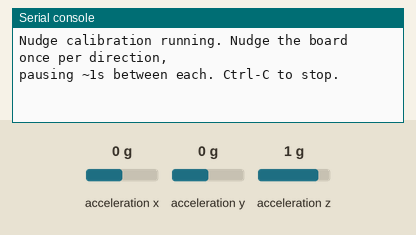
The program below on a simulated ESP32 board running MicroPython. Shown: the last lines printed to the serial console. The test bench sets the inputs (shaded band); at power-on: acceleration x 0 g, acceleration y 0 g, acceleration z 1 g.

Above: at 1.2 s.
1.3 s: acceleration x set to -1.4 g
At 2.4 s:
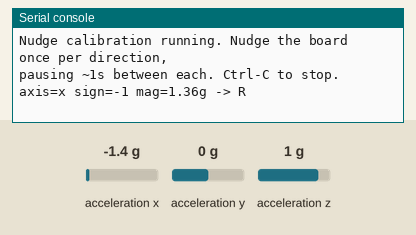
2.8 s: acceleration y set to -1.4 g
At 3.6 s:
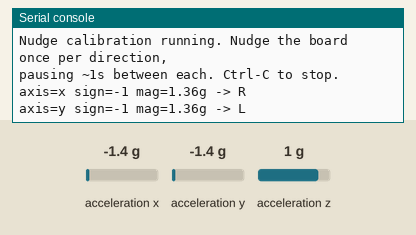
4.3 s: acceleration z set to -1.4 g
At 4.7 s:
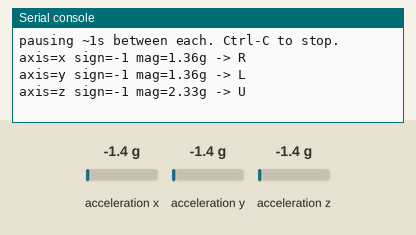
5.8 s: acceleration x set to -0.8 g
At 7.0 s:
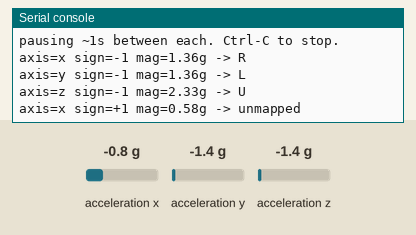
7.3 s: acceleration y set to -0.8 g
At 8.2 s:
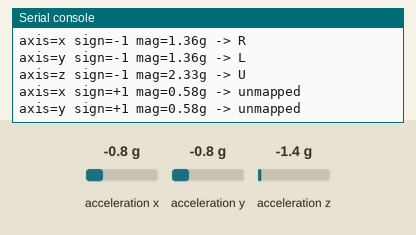
8.8 s: acceleration z set to -0.8 g
At 9.3 s:
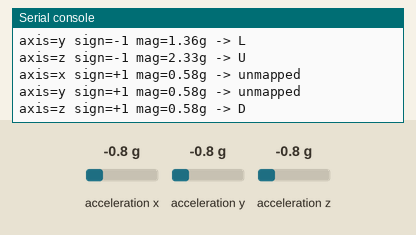

The program:

nudge_calibrate.py
```python
"""Standalone calibration aid for nudge.py -- prints which accelerometer
axis/sign fires for each physical nudge, live, with no display/animation
running. Same purpose as examples/corner_calibration/ for the panel's
mirror/color-order: verify a hardware-orientation assumption empirically
before trusting it, rather than guessing (see nudge.py's docstring for why
this is needed here -- a first attempt at capturing all four directions in
one continuous window gave an inconsistent axis/sign per direction).

Usage:
    mpremote connect <port> fs cp micropython/nudge_calibrate.py :
    mpremote connect <port> exec "exec(open('nudge_calibrate.py').read())"

Then nudge the board once in each direction you care about (Left, Right,
Up, Down), pausing ~1s between each so the events don't blur together.
For every nudge that clears the threshold, this prints the dominant axis,
its sign, and the magnitude in g, plus the direction nudge.py's current
table would map it to (or "unmapped" if that axis/sign isn't in the table
yet). Fill in / correct AXIS_SIGN_TO_DIRECTION at the top of nudge.py from
this output. Ctrl-C to stop.
"""

import qmi8658
import nudge

imu = qmi8658.QMI8658()
detector = nudge.NudgeDetector(imu)

print("Nudge calibration running. Nudge the board once per direction,")
print("pausing ~1s between each. Ctrl-C to stop.")

while True:
    raw = detector.poll_raw()
    if raw is not None:
        axis, sign, mag = raw
        mapped = detector.axis_sign_to_direction.get((axis, sign), "unmapped")
        print("axis=%s sign=%+d mag=%.2fg -> %s" % (axis, sign, mag, mapped))
```

qmi8658.py
```python
"""Minimal MicroPython driver for the QMI8658 6-axis IMU (accelerometer +
gyroscope) on the Waveshare ESP32-S3-LCD-1.3 (CLAUDE.md section 2: SDA=47,
SCL=48). Only the accelerometer is enabled/read -- nudge.py's gesture
detector only needs linear acceleration, not gyro rate.

Register map and init sequence verified live on this exact board via
mpremote: i2c.scan() finds the sensor at 0x6B, WHO_AM_I (register 0x00)
reads back 0x05 as expected. Addresses/bit layout otherwise match the
open-source CircuitPython_QMI8658C driver
(github.com/tkomde/CircuitPython_QMI8658C) -- ported rather than re-derived
from the datasheet from scratch, then cross-checked against the live
WHO_AM_I read and a live accelerometer sanity read (~1g total magnitude at
rest) before trusting it, same "verify on real hardware" methodology as
CLAUDE.md section 2's display mirror/color-order correction.

Gotcha: MicroPython's int.from_bytes() has no `signed` parameter -- unlike
CPython, it silently ignores a third positional/keyword argument and always
returns an unsigned value. Passing raw unsigned words through the +/-4g
scale factor reads as ~11g at rest if this is missed; _signed16() below
does the two's complement conversion by hand instead.
"""

from machine import I2C, Pin

_WHO_AM_I = 0x00
_CTRL1 = 0x02
_CTRL2 = 0x03
_CTRL7 = 0x08
_ACCEL_OUT = 0x35

_EXPECTED_WHO_AM_I = 0x05

# CTRL2 = accel range in bits [6:4] | ODR in bits [3:0] (CircuitPython_QMI8658C
# convention, confirmed by reading CTRL2 back after the write on-device).
_RANGE_4G = 1
_RANGE_4G_SCALE = 8192.0  # LSB/g at +/-4g full scale
_ODR_250HZ = 5

DEFAULT_ADDR = 0x6B
DEFAULT_SDA = 47
DEFAULT_SCL = 48


class QMI8658:
    def __init__(self, i2c=None, addr=DEFAULT_ADDR, sda=DEFAULT_SDA, scl=DEFAULT_SCL, freq=400_000):
        self.i2c = i2c if i2c is not None else I2C(0, scl=Pin(scl), sda=Pin(sda), freq=freq)
        self.addr = addr

        who = self.i2c.readfrom_mem(self.addr, _WHO_AM_I, 1)[0]
        if who != _EXPECTED_WHO_AM_I:
            raise OSError(
                "QMI8658 WHO_AM_I mismatch: got 0x%02x, expected 0x%02x" % (who, _EXPECTED_WHO_AM_I)
            )

        self.i2c.writeto_mem(self.addr, _CTRL1, bytes([0x60]))
        self.i2c.writeto_mem(self.addr, _CTRL2, bytes([(_RANGE_4G << 4) | _ODR_250HZ]))
        self.i2c.writeto_mem(self.addr, _CTRL7, bytes([0x01]))  # accel enable, gyro left off

    @staticmethod
    def _signed16(v):
        return v - 65536 if v >= 32768 else v

    def read_accel_g(self):
        """Return (ax, ay, az): linear acceleration in g, board-local axes
        (includes gravity -- this is raw accelerometer output, not a
        gravity-subtracted reading).
        """
        d = self.i2c.readfrom_mem(self.addr, _ACCEL_OUT, 6)
        ax = self._signed16(d[0] | (d[1] << 8))
        ay = self._signed16(d[2] | (d[3] << 8))
        az = self._signed16(d[4] | (d[5] << 8))
        s = _RANGE_4G_SCALE
        return ax / s, ay / s, az / s
```

nudge.py
```python
"""Nudge-gesture detector built on qmi8658.py's accelerometer readings.

A "nudge" here is a short, sharp push on the board in the desk plane -- not
a slow reorientation (tilting the board to look through a different pyramid
face is handled by the physical mount, not this code). The detector tells
the two apart by high-pass filtering: an exponential moving average (EMA)
tracks the slow "where is gravity pointing right now" baseline, and a nudge
is a transient spike in the *deviation* from that baseline, not in the raw
reading.

Axis-to-direction mapping is an explicit table (AXIS_SIGN_TO_DIRECTION
below), not hardcoded math, because which physical accelerometer axis reads
as "left" vs "up" on screen depends on how the board sits in the pyramid rig
-- the same category of hardware assumption CLAUDE.md section 2 flags for
the display's mirror/color order (verify on real hardware, don't assume).

Calibration status: UNVERIFIED. A short on-device capture covering one nudge
per direction (L, R, U, D) in sequence gave inconsistent dominant-axis/sign
per direction -- most likely unclean, non-isolated single-axis pushes in
that capture rather than a driver bug (the same rig reads a sane ~1g at rest
in a static test). The mapping below is therefore a placeholder based on the
*strongest* two events from that capture, not a verified calibration. Run
nudge_calibrate.py (one clean nudge per direction, paused between each) and
edit the table below before relying on direction control.
"""

import time

AXIS_SIGN_TO_DIRECTION = {
    ('y', -1): 'L',
    ('x', -1): 'R',
    ('z', -1): 'U',
    ('z', +1): 'D',
}

EMA_ALPHA = 0.03        # baseline-tracking speed; slow relative to a nudge
NUDGE_THRESHOLD_G = 0.35
COOLDOWN_MS = 400        # ignore further triggers for this long after one fires


class NudgeDetector:
    def __init__(self, imu, threshold_g=NUDGE_THRESHOLD_G, cooldown_ms=COOLDOWN_MS,
                 ema_alpha=EMA_ALPHA, axis_sign_to_direction=None):
        self.imu = imu
        self.threshold_g = threshold_g
        self.cooldown_ms = cooldown_ms
        self.ema_alpha = ema_alpha
        self.axis_sign_to_direction = axis_sign_to_direction or AXIS_SIGN_TO_DIRECTION

        bx, by, bz = imu.read_accel_g()
        self._bx, self._by, self._bz = bx, by, bz
        self._cooldown_until = time.ticks_ms()

    def poll_raw(self):
        """Read the IMU once and return (axis, sign, mag) if a nudge just
        fired (mag in g, axis one of 'x'/'y'/'z', sign +1/-1), else None.
        Unlike poll(), this fires regardless of whether the axis/sign is in
        the direction-mapping table -- used by nudge_calibrate.py so an
        empty/wrong table doesn't hide what actually happened.
        """
        x, y, z = self.imu.read_accel_g()
        a = self.ema_alpha
        self._bx += a * (x - self._bx)
        self._by += a * (y - self._by)
        self._bz += a * (z - self._bz)

        dx, dy, dz = x - self._bx, y - self._by, z - self._bz
        now = time.ticks_ms()
        if time.ticks_diff(now, self._cooldown_until) < 0:
            return None

        mag = (dx * dx + dy * dy + dz * dz) ** 0.5
        if mag < self.threshold_g:
            return None

        adx, ady, adz = abs(dx), abs(dy), abs(dz)
        if adx >= ady and adx >= adz:
            axis, sign = 'x', (1 if dx > 0 else -1)
        elif ady >= adx and ady >= adz:
            axis, sign = 'y', (1 if dy > 0 else -1)
        else:
            axis, sign = 'z', (1 if dz > 0 else -1)

        self._cooldown_until = time.ticks_add(now, self.cooldown_ms)
        return axis, sign, mag

    def poll(self):
        """Read the IMU once and return a direction code ('L'/'R'/'U'/'D')
        if a nudge just fired and maps to a known direction, else None.
        Call this once per frame.
        """
        raw = self.poll_raw()
        if raw is None:
            return None
        axis, sign, _mag = raw
        return self.axis_sign_to_direction.get((axis, sign))
```

Measured:
- after the input at 1.3 s, the serial console: prints a new line at once (image 1)
- after the input at 2.8 s, the serial console: prints a new line at once (image 2)
- after the input at 4.3 s, the serial console: prints a new line at once (image 3)
- after the input at 5.8 s, the serial console: prints a new line at once (image 4)
- after the input at 7.3 s, the serial console: prints a new line at once (image 5)
- after the input at 8.8 s, the serial console: prints a new line at once (image 6)
